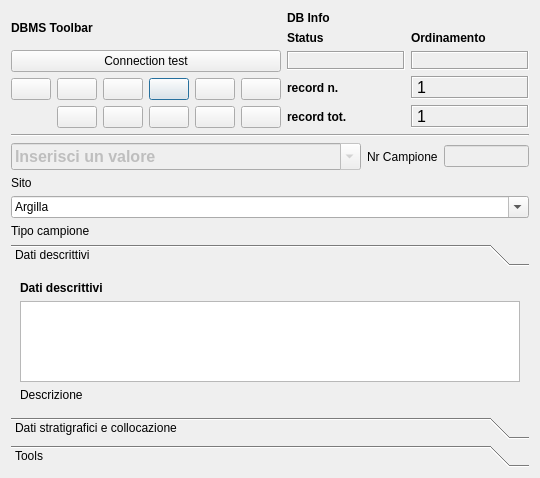
<?xml version="1.0" encoding="UTF-8"?>
<ui version="4.0">
 <class>DialogCampioni</class>
 <widget class="QDialog" name="DialogCampioni">
  <property name="geometry">
   <rect>
    <x>0</x>
    <y>0</y>
    <width>540</width>
    <height>478</height>
   </rect>
  </property>
  <property name="minimumSize">
   <size>
    <width>540</width>
    <height>400</height>
   </size>
  </property>
  <property name="windowTitle">
   <string>pyArchInit Gestione Scavi - Scheda Campioni</string>
  </property>
  <property name="windowIcon">
   <iconset resource="resources.qrc">
    <normaloff>:/images/iconSite.png</normaloff>:/images/iconSite.png</iconset>
  </property>
  <layout class="QGridLayout" name="gridLayout_7">
   <item row="0" column="1" colspan="3">
    <layout class="QGridLayout" name="gridLayout_2">
     <item row="0" column="0">
      <widget class="QLabel" name="label_29">
       <property name="font">
        <font>
         <weight>75</weight>
         <bold>true</bold>
        </font>
       </property>
       <property name="text">
        <string>DBMS Toolbar</string>
       </property>
      </widget>
     </item>
     <item row="0" column="1" rowspan="3">
      <layout class="QGridLayout" name="gridLayout_5">
       <item row="0" column="0">
        <widget class="QLabel" name="label_42">
         <property name="font">
          <font>
           <weight>75</weight>
           <bold>true</bold>
          </font>
         </property>
         <property name="autoFillBackground">
          <bool>true</bool>
         </property>
         <property name="text">
          <string>DB Info</string>
         </property>
        </widget>
       </item>
       <item row="1" column="0">
        <layout class="QGridLayout" name="gridLayout_4">
         <item row="0" column="1">
          <widget class="QLabel" name="label_43">
           <property name="font">
            <font>
             <pointsize>9</pointsize>
             <weight>75</weight>
             <bold>true</bold>
            </font>
           </property>
           <property name="text">
            <string>Ordinamento</string>
           </property>
           <property name="margin">
            <number>0</number>
           </property>
          </widget>
         </item>
         <item row="1" column="0">
          <widget class="QLabel" name="label_status">
           <property name="minimumSize">
            <size>
             <width>40</width>
             <height>0</height>
            </size>
           </property>
           <property name="font">
            <font>
             <pointsize>10</pointsize>
             <weight>75</weight>
             <bold>true</bold>
            </font>
           </property>
           <property name="cursor">
            <cursorShape>ForbiddenCursor</cursorShape>
           </property>
           <property name="mouseTracking">
            <bool>false</bool>
           </property>
           <property name="contextMenuPolicy">
            <enum>Qt::DefaultContextMenu</enum>
           </property>
           <property name="frameShape">
            <enum>QFrame::Box</enum>
           </property>
           <property name="frameShadow">
            <enum>QFrame::Sunken</enum>
           </property>
           <property name="text">
            <string/>
           </property>
           <property name="alignment">
            <set>Qt::AlignCenter</set>
           </property>
           <property name="margin">
            <number>0</number>
           </property>
          </widget>
         </item>
         <item row="1" column="1">
          <widget class="QLabel" name="label_sort">
           <property name="font">
            <font>
             <pointsize>10</pointsize>
             <weight>75</weight>
             <bold>true</bold>
            </font>
           </property>
           <property name="cursor">
            <cursorShape>ForbiddenCursor</cursorShape>
           </property>
           <property name="mouseTracking">
            <bool>false</bool>
           </property>
           <property name="contextMenuPolicy">
            <enum>Qt::DefaultContextMenu</enum>
           </property>
           <property name="frameShape">
            <enum>QFrame::Box</enum>
           </property>
           <property name="frameShadow">
            <enum>QFrame::Sunken</enum>
           </property>
           <property name="text">
            <string/>
           </property>
           <property name="alignment">
            <set>Qt::AlignCenter</set>
           </property>
           <property name="margin">
            <number>0</number>
           </property>
          </widget>
         </item>
         <item row="0" column="0">
          <widget class="QLabel" name="label_34">
           <property name="font">
            <font>
             <pointsize>9</pointsize>
             <weight>75</weight>
             <bold>true</bold>
            </font>
           </property>
           <property name="text">
            <string>Status</string>
           </property>
           <property name="margin">
            <number>0</number>
           </property>
          </widget>
         </item>
        </layout>
       </item>
       <item row="2" column="0">
        <layout class="QGridLayout" name="gridLayout_3">
         <item row="0" column="0">
          <widget class="QLabel" name="label_27">
           <property name="font">
            <font>
             <pointsize>9</pointsize>
             <weight>75</weight>
             <bold>true</bold>
            </font>
           </property>
           <property name="text">
            <string>record n.</string>
           </property>
           <property name="margin">
            <number>0</number>
           </property>
          </widget>
         </item>
         <item row="0" column="1">
          <widget class="QLabel" name="label_rec_corrente">
           <property name="font">
            <font>
             <family>Microsoft Sans Serif</family>
             <pointsize>12</pointsize>
            </font>
           </property>
           <property name="cursor">
            <cursorShape>ForbiddenCursor</cursorShape>
           </property>
           <property name="mouseTracking">
            <bool>false</bool>
           </property>
           <property name="contextMenuPolicy">
            <enum>Qt::DefaultContextMenu</enum>
           </property>
           <property name="frameShape">
            <enum>QFrame::Box</enum>
           </property>
           <property name="frameShadow">
            <enum>QFrame::Sunken</enum>
           </property>
           <property name="text">
            <string>1</string>
           </property>
          </widget>
         </item>
         <item row="1" column="0">
          <widget class="QLabel" name="label_28">
           <property name="font">
            <font>
             <pointsize>9</pointsize>
             <weight>75</weight>
             <bold>true</bold>
            </font>
           </property>
           <property name="text">
            <string>record tot.</string>
           </property>
           <property name="margin">
            <number>0</number>
           </property>
          </widget>
         </item>
         <item row="1" column="1">
          <widget class="QLabel" name="label_rec_tot">
           <property name="font">
            <font>
             <family>Microsoft Sans Serif</family>
             <pointsize>12</pointsize>
            </font>
           </property>
           <property name="cursor">
            <cursorShape>ForbiddenCursor</cursorShape>
           </property>
           <property name="mouseTracking">
            <bool>false</bool>
           </property>
           <property name="contextMenuPolicy">
            <enum>Qt::DefaultContextMenu</enum>
           </property>
           <property name="frameShape">
            <enum>QFrame::Box</enum>
           </property>
           <property name="frameShadow">
            <enum>QFrame::Sunken</enum>
           </property>
           <property name="text">
            <string>1</string>
           </property>
          </widget>
         </item>
        </layout>
       </item>
      </layout>
     </item>
     <item row="2" column="0">
      <layout class="QGridLayout" name="gridLayout">
       <item row="0" column="5">
        <widget class="QPushButton" name="pushButton_last_rec">
         <property name="toolTip">
          <string>Last rec</string>
         </property>
         <property name="text">
          <string/>
         </property>
         <property name="icon">
          <iconset resource="resources.qrc">
           <normaloff>:/images/7_rightArrows.png</normaloff>:/images/7_rightArrows.png</iconset>
         </property>
        </widget>
       </item>
       <item row="0" column="6">
        <widget class="QPushButton" name="pushButton_new_rec">
         <property name="font">
          <font>
           <pointsize>9</pointsize>
          </font>
         </property>
         <property name="toolTip">
          <string>New record</string>
         </property>
         <property name="text">
          <string/>
         </property>
         <property name="icon">
          <iconset resource="resources.qrc">
           <normaloff>:/images/newrec.png</normaloff>:/images/newrec.png</iconset>
         </property>
        </widget>
       </item>
       <item row="0" column="7">
        <widget class="QPushButton" name="pushButton_save">
         <property name="font">
          <font>
           <pointsize>9</pointsize>
          </font>
         </property>
         <property name="toolTip">
          <string>Save</string>
         </property>
         <property name="text">
          <string/>
         </property>
         <property name="icon">
          <iconset resource="resources.qrc">
           <normaloff>:/images/b_save.png</normaloff>:/images/b_save.png</iconset>
         </property>
         <property name="autoDefault">
          <bool>false</bool>
         </property>
        </widget>
       </item>
       <item row="1" column="4">
        <widget class="QPushButton" name="pushButton_new_search">
         <property name="font">
          <font>
           <pointsize>9</pointsize>
          </font>
         </property>
         <property name="toolTip">
          <string>new search</string>
         </property>
         <property name="text">
          <string/>
         </property>
         <property name="icon">
          <iconset resource="resources.qrc">
           <normaloff>:/images/new_search.png</normaloff>:/images/new_search.png</iconset>
         </property>
        </widget>
       </item>
       <item row="1" column="5">
        <widget class="QPushButton" name="pushButton_search_go">
         <property name="font">
          <font>
           <pointsize>9</pointsize>
          </font>
         </property>
         <property name="toolTip">
          <string>search !!!</string>
         </property>
         <property name="text">
          <string/>
         </property>
         <property name="icon">
          <iconset resource="resources.qrc">
           <normaloff>:/images/search.png</normaloff>:/images/search.png</iconset>
         </property>
        </widget>
       </item>
       <item row="1" column="6">
        <widget class="QPushButton" name="pushButton_sort">
         <property name="font">
          <font>
           <pointsize>9</pointsize>
          </font>
         </property>
         <property name="toolTip">
          <string>Order by</string>
         </property>
         <property name="text">
          <string/>
         </property>
         <property name="icon">
          <iconset resource="resources.qrc">
           <normaloff>:/images/sort.png</normaloff>:/images/sort.png</iconset>
         </property>
        </widget>
       </item>
       <item row="1" column="7">
        <widget class="QPushButton" name="pushButton_view_all">
         <property name="font">
          <font>
           <pointsize>9</pointsize>
          </font>
         </property>
         <property name="toolTip">
          <string>View alls records</string>
         </property>
         <property name="text">
          <string/>
         </property>
         <property name="icon">
          <iconset resource="resources.qrc">
           <normaloff>:/images/view_all.png</normaloff>:/images/view_all.png</iconset>
         </property>
        </widget>
       </item>
       <item row="0" column="4">
        <widget class="QPushButton" name="pushButton_next_rec">
         <property name="toolTip">
          <string>Next rec</string>
         </property>
         <property name="text">
          <string/>
         </property>
         <property name="icon">
          <iconset resource="resources.qrc">
           <normaloff>:/images/6_rightArrow.png</normaloff>:/images/6_rightArrow.png</iconset>
         </property>
        </widget>
       </item>
       <item row="0" column="3">
        <widget class="QPushButton" name="pushButton_prev_rec">
         <property name="maximumSize">
          <size>
           <width>75</width>
           <height>16777215</height>
          </size>
         </property>
         <property name="toolTip">
          <string>Prev rec</string>
         </property>
         <property name="text">
          <string/>
         </property>
         <property name="icon">
          <iconset resource="resources.qrc">
           <normaloff>:/images/4_leftArrow.png</normaloff>:/images/4_leftArrow.png</iconset>
         </property>
        </widget>
       </item>
       <item row="0" column="2">
        <widget class="QPushButton" name="pushButton_first_rec">
         <property name="toolTip">
          <string>First rec</string>
         </property>
         <property name="text">
          <string/>
         </property>
         <property name="icon">
          <iconset resource="resources.qrc">
           <normaloff>:/images/5_leftArrows.png</normaloff>:/images/5_leftArrows.png</iconset>
         </property>
        </widget>
       </item>
       <item row="1" column="3">
        <widget class="QPushButton" name="pushButton_delete">
         <property name="maximumSize">
          <size>
           <width>75</width>
           <height>16777215</height>
          </size>
         </property>
         <property name="font">
          <font>
           <pointsize>9</pointsize>
          </font>
         </property>
         <property name="toolTip">
          <string>Delete record</string>
         </property>
         <property name="text">
          <string/>
         </property>
         <property name="icon">
          <iconset resource="resources.qrc">
           <normaloff>:/images/delete.png</normaloff>:/images/delete.png</iconset>
         </property>
        </widget>
       </item>
      </layout>
     </item>
     <item row="1" column="0">
      <widget class="QPushButton" name="pushButton_connect">
       <property name="text">
        <string>Connection test</string>
       </property>
      </widget>
     </item>
    </layout>
   </item>
   <item row="1" column="1" colspan="3">
    <widget class="Line" name="line_8">
     <property name="font">
      <font>
       <weight>75</weight>
       <bold>true</bold>
      </font>
     </property>
     <property name="orientation">
      <enum>Qt::Horizontal</enum>
     </property>
    </widget>
   </item>
   <item row="2" column="1">
    <widget class="QComboBox" name="comboBox_sito">
     <property name="enabled">
      <bool>false</bool>
     </property>
     <property name="minimumSize">
      <size>
       <width>350</width>
       <height>0</height>
      </size>
     </property>
     <property name="font">
      <font>
       <pointsize>12</pointsize>
       <weight>75</weight>
       <bold>true</bold>
      </font>
     </property>
     <property name="mouseTracking">
      <bool>true</bool>
     </property>
     <property name="editable">
      <bool>true</bool>
     </property>
     <property name="maxVisibleItems">
      <number>99999</number>
     </property>
     <property name="maxCount">
      <number>2147483647</number>
     </property>
     <item>
      <property name="text">
       <string>Inserisci un valore</string>
      </property>
     </item>
    </widget>
   </item>
   <item row="2" column="3">
    <widget class="QLineEdit" name="lineEdit_nr_campione">
     <property name="enabled">
      <bool>false</bool>
     </property>
     <property name="minimumSize">
      <size>
       <width>0</width>
       <height>0</height>
      </size>
     </property>
     <property name="maximumSize">
      <size>
       <width>16777215</width>
       <height>16777215</height>
      </size>
     </property>
    </widget>
   </item>
   <item row="4" column="1" colspan="3">
    <layout class="QVBoxLayout" name="verticalLayout">
     <item>
      <widget class="QComboBox" name="comboBox_tipo_campione">
       <property name="editable">
        <bool>true</bool>
       </property>
       <item>
        <property name="text">
         <string>Argilla</string>
        </property>
       </item>
       <item>
        <property name="text">
         <string>Calce</string>
        </property>
       </item>
       <item>
        <property name="text">
         <string>Carbone</string>
        </property>
       </item>
       <item>
        <property name="text">
         <string>Cocciopesto</string>
        </property>
       </item>
       <item>
        <property name="text">
         <string>Concotto</string>
        </property>
       </item>
       <item>
        <property name="text">
         <string>Intonaco</string>
        </property>
       </item>
       <item>
        <property name="text">
         <string>Laterizio</string>
        </property>
       </item>
       <item>
        <property name="text">
         <string>Legno</string>
        </property>
       </item>
       <item>
        <property name="text">
         <string>Minerale</string>
        </property>
       </item>
       <item>
        <property name="text">
         <string>Malta</string>
        </property>
       </item>
       <item>
        <property name="text">
         <string>Ossa</string>
        </property>
       </item>
       <item>
        <property name="text">
         <string>Ossa combuste</string>
        </property>
       </item>
       <item>
        <property name="text">
         <string>Pietrisco</string>
        </property>
       </item>
       <item>
        <property name="text">
         <string>Scoria</string>
        </property>
       </item>
       <item>
        <property name="text">
         <string>Scoria di ceramica</string>
        </property>
       </item>
       <item>
        <property name="text">
         <string>Scoria di metallo</string>
        </property>
       </item>
       <item>
        <property name="text">
         <string>Scoria di vetro</string>
        </property>
       </item>
       <item>
        <property name="text">
         <string>Terra</string>
        </property>
       </item>
       <item>
        <property name="text">
         <string>Terra e carboni</string>
        </property>
       </item>
      </widget>
     </item>
     <item>
      <widget class="QLabel" name="label_2">
       <property name="text">
        <string>Tipo campione</string>
       </property>
      </widget>
     </item>
    </layout>
   </item>
   <item row="5" column="1" colspan="3">
    <widget class="QToolBox" name="toolBox">
     <property name="currentIndex">
      <number>0</number>
     </property>
     <widget class="QWidget" name="page">
      <property name="geometry">
       <rect>
        <x>0</x>
        <y>0</y>
        <width>522</width>
        <height>146</height>
       </rect>
      </property>
      <attribute name="label">
       <string>Dati descrittivi</string>
      </attribute>
      <layout class="QGridLayout" name="gridLayout_9">
       <item row="1" column="0">
        <layout class="QVBoxLayout" name="verticalLayout_3">
         <item>
          <widget class="QLabel" name="label_13">
           <property name="font">
            <font>
             <weight>75</weight>
             <bold>true</bold>
            </font>
           </property>
           <property name="text">
            <string>Dati descrittivi</string>
           </property>
          </widget>
         </item>
         <item>
          <widget class="QTextEdit" name="textEdit_descrizione_camp">
           <property name="minimumSize">
            <size>
             <width>0</width>
             <height>20</height>
            </size>
           </property>
           <property name="maximumSize">
            <size>
             <width>16777215</width>
             <height>16000000</height>
            </size>
           </property>
           <property name="font">
            <font>
             <pointsize>10</pointsize>
            </font>
           </property>
          </widget>
         </item>
        </layout>
       </item>
       <item row="2" column="0">
        <widget class="QLabel" name="label_6">
         <property name="text">
          <string>Descrizione </string>
         </property>
        </widget>
       </item>
      </layout>
     </widget>
     <widget class="QWidget" name="page_4">
      <property name="geometry">
       <rect>
        <x>0</x>
        <y>0</y>
        <width>505</width>
        <height>186</height>
       </rect>
      </property>
      <attribute name="label">
       <string>Dati stratigrafici e collocazione</string>
      </attribute>
      <layout class="QGridLayout" name="gridLayout_6">
       <item row="0" column="0" colspan="4">
        <widget class="QLabel" name="label_15">
         <property name="font">
          <font>
           <weight>75</weight>
           <bold>true</bold>
          </font>
         </property>
         <property name="text">
          <string>Riferimenti stratigraific e Inventario Materiali</string>
         </property>
        </widget>
       </item>
       <item row="7" column="3" rowspan="3">
        <widget class="QLabel" name="label_7">
         <property name="text">
          <string>Riferimento Nr. Inventario Materiale</string>
         </property>
        </widget>
       </item>
       <item row="7" column="4" rowspan="3">
        <widget class="QLineEdit" name="lineEdit_n_inv_mat"/>
       </item>
       <item row="10" column="0" colspan="5">
        <widget class="Line" name="line">
         <property name="orientation">
          <enum>Qt::Horizontal</enum>
         </property>
        </widget>
       </item>
       <item row="11" column="0" colspan="5">
        <layout class="QGridLayout" name="gridLayout_10">
         <item row="0" column="0">
          <widget class="QLabel" name="label_14">
           <property name="font">
            <font>
             <weight>75</weight>
             <bold>true</bold>
            </font>
           </property>
           <property name="text">
            <string>Riferimenti collocazione</string>
           </property>
          </widget>
         </item>
         <item row="1" column="0">
          <layout class="QGridLayout" name="gridLayout_8">
           <item row="0" column="0">
            <widget class="QLineEdit" name="lineEdit_luogo_conservazione">
             <property name="minimumSize">
              <size>
               <width>344</width>
               <height>0</height>
              </size>
             </property>
            </widget>
           </item>
           <item row="0" column="1">
            <widget class="QLineEdit" name="lineEdit_cassa">
             <property name="minimumSize">
              <size>
               <width>61</width>
               <height>0</height>
              </size>
             </property>
            </widget>
           </item>
           <item row="1" column="0">
            <widget class="QLabel" name="label_11">
             <property name="text">
              <string>Luogo di conservazione</string>
             </property>
            </widget>
           </item>
           <item row="1" column="1">
            <widget class="QLabel" name="label_12">
             <property name="text">
              <string>Cassa</string>
             </property>
            </widget>
           </item>
          </layout>
         </item>
        </layout>
       </item>
       <item row="2" column="0">
        <widget class="QLabel" name="label_4">
         <property name="text">
          <string>Area</string>
         </property>
        </widget>
       </item>
       <item row="6" column="0">
        <widget class="QLabel" name="label_5">
         <property name="text">
          <string>US</string>
         </property>
        </widget>
       </item>
       <item row="2" column="2">
        <widget class="QLineEdit" name="lineEdit_area"/>
       </item>
       <item row="6" column="2">
        <widget class="QLineEdit" name="lineEdit_us"/>
       </item>
      </layout>
     </widget>
     <widget class="QWidget" name="page_3">
      <property name="geometry">
       <rect>
        <x>0</x>
        <y>0</y>
        <width>522</width>
        <height>146</height>
       </rect>
      </property>
      <attribute name="label">
       <string>Tools</string>
      </attribute>
      <layout class="QFormLayout" name="formLayout">
       <item row="0" column="0">
        <layout class="QHBoxLayout" name="horizontalLayout_2">
         <item>
          <widget class="QPushButton" name="pushButton_exp_champ_sheet_pdf">
           <property name="text">
            <string>Esporta scheda campioni</string>
           </property>
          </widget>
         </item>
         <item>
          <widget class="QPushButton" name="pushButton_index_pdf">
           <property name="enabled">
            <bool>true</bool>
           </property>
           <property name="text">
            <string>Esporta elenco campioni PDF</string>
           </property>
          </widget>
         </item>
        </layout>
       </item>
       <item row="1" column="0">
        <layout class="QHBoxLayout" name="horizontalLayout_3">
         <item>
          <widget class="QLabel" name="label_8">
           <property name="toolTip">
            <string>Carica tutti layer che contengono geometrie relative a questo sito</string>
           </property>
           <property name="text">
            <string>..</string>
           </property>
          </widget>
         </item>
         <item>
          <widget class="QPushButton" name="pushButton_sites_geometry">
           <property name="enabled">
            <bool>false</bool>
           </property>
           <property name="text">
            <string>Carica</string>
           </property>
          </widget>
         </item>
        </layout>
       </item>
       <item row="2" column="0">
        <layout class="QHBoxLayout" name="horizontalLayout_4">
         <item>
          <widget class="QLabel" name="label_9">
           <property name="text">
            <string>...</string>
           </property>
          </widget>
         </item>
         <item>
          <widget class="QPushButton" name="pushButton_rel_pdf">
           <property name="enabled">
            <bool>false</bool>
           </property>
           <property name="text">
            <string>Esporta</string>
           </property>
          </widget>
         </item>
        </layout>
       </item>
      </layout>
     </widget>
    </widget>
   </item>
   <item row="2" column="2">
    <widget class="QLabel" name="label_10">
     <property name="text">
      <string>Nr Campione</string>
     </property>
    </widget>
   </item>
   <item row="3" column="1">
    <widget class="QLabel" name="label">
     <property name="text">
      <string>Sito</string>
     </property>
    </widget>
   </item>
  </layout>
 </widget>
 <resources>
  <include location="resources.qrc"/>
 </resources>
 <connections/>
</ui>
